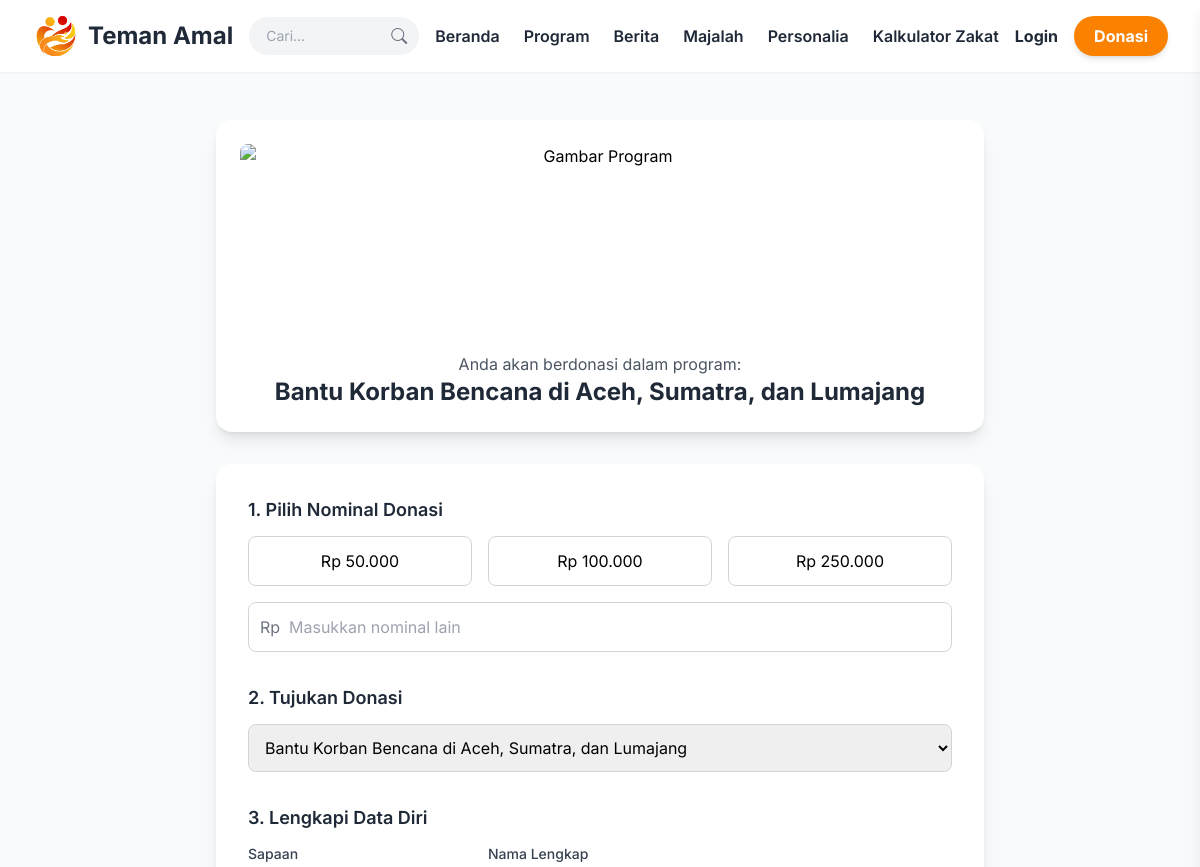
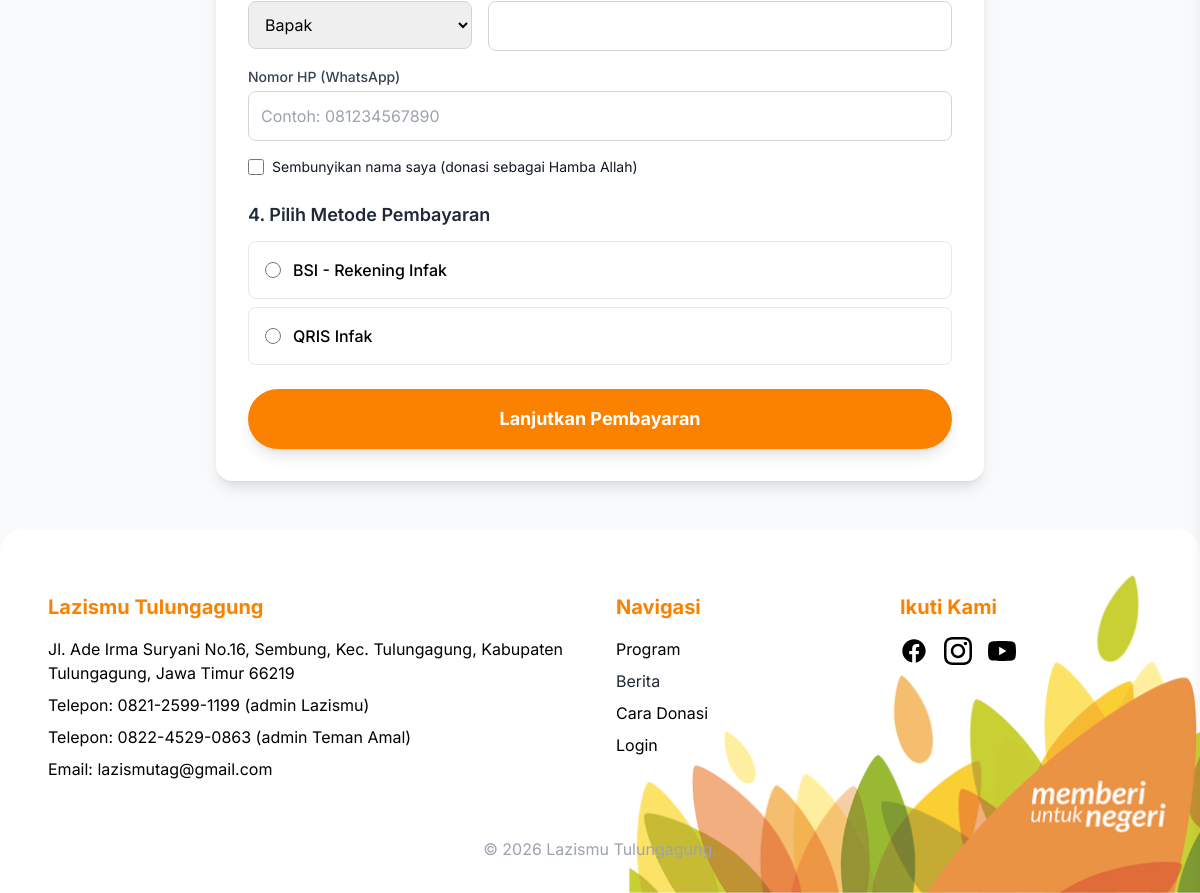
The app's page /donasi.php with its own data (2 pictures, top to bottom).
### tables this page shows
CREATE TABLE `metode_pembayaran` (
  `id` int(11) NOT NULL,
  `nama_metode` varchar(100) NOT NULL,
  `tipe` enum('Transfer Bank','QRIS') NOT NULL,
  `kategori` varchar(50) NOT NULL DEFAULT 'Umum',
  `detail_1` varchar(255) DEFAULT NULL COMMENT 'Nomor Rekening atau Nama QRIS',
  `detail_2` varchar(255) DEFAULT NULL COMMENT 'Atas Nama',
  `gambar` varchar(255) DEFAULT NULL COMMENT 'Nama file gambar QRIS',
  `status` enum('Aktif','Tidak Aktif') NOT NULL DEFAULT 'Aktif'
);

### donasi.php (the view, shortened to what this page needs)
<?php
require_once 'includes/config.php';
require_once 'includes/templates/header.php';
$result_program = $mysqli->query("SELECT id, nama_program, gambar, kategori FROM program ORDER BY nama_program ASC");
if ($result_program) {
    $result_program->data_seek(0);
}
$result_metode = $mysqli->query("SELECT id, nama_metode, tipe, kategori FROM metode_pembayaran WHERE status = 'Aktif'");
$metode_pembayaran = ['Zakat' => [], 'Infak' => [], 'Qurban' => [], 'Umum' => []];
if ($result_metode) {
    while($metode = $result_metode->fetch_assoc()) {
        $metode_pembayaran[$metode['kategori']][] = $metode;
    }
}
?>
<main class="container mx-auto my-12 px-6">
    <div class="max-w-3xl mx-auto">
        <div id="sapaan-program" class="bg-white p-6 rounded-2xl shadow-lg mb-8 text-center scroll-animate hidden">
            <img id="sapaan-gambar" src="" alt="Gambar Program" class="w-full h-48 object-cover rounded-lg mb-4">
            <p class="text-gray-600">Anda akan berdonasi dalam program:</p>
            <h2 id="sapaan-judul" class="text-2xl font-bold text-dark-text"></h2>
        </div>
        <div class="bg-white p-8 rounded-2xl shadow-lg scroll-animate">
            <form action="proses_donasi.php" method="POST" id="donation-form">
                <div class="mb-8">
                    <label class="block text-lg font-semibold text-dark-text mb-3">1. Pilih Nominal Donasi</label>
                    <div class="grid grid-cols-3 gap-4 mb-4">
                        <button type="button"
                            class="nominal-btn text-center py-3 px-2 border border-gray-300 rounded-lg hover:border-primary-orange hover:bg-orange-50 transition"
                            data-nominal="50000">Rp 50.000</button>
                        <button type="button"
                            class="nominal-btn text-center py-3 px-2 border border-gray-300 rounded-lg hover:border-primary-orange hover:bg-orange-50 transition"
                            data-nominal="100000">Rp 100.000</button>
                        <button type="button"
                            class="nominal-btn text-center py-3 px-2 border border-gray-300 rounded-lg hover:border-primary-orange hover:bg-orange-50 transition"
                            data-nominal="250000">Rp 250.000</button>
                    </div>
                    <div class="relative">
                        <span class="absolute inset-y-0 left-0 flex items-center pl-3 text-gray-500">Rp</span>
                        <input type="text" id="nominal_custom" name="nominal"
                            class="w-full pl-10 pr-4 py-3 border border-gray-300 rounded-lg focus:ring-primary-orange focus:border-primary-orange"
                            placeholder="Masukkan nominal lain" required>
                    </div>
                </div>
                <div class="mb-8">
                    <label for="id_program" class="block text-lg font-semibold text-dark-text mb-3">2. Tujukan Donasi</label>
                    <select id="id_program" name="id_program"
                        class="w-full p-3 border border-gray-300 rounded-lg focus:ring-primary-orange focus:border-primary-orange">
                        <?php if ($result_program && $result_program->num_rows > 0): ?>
                            <?php $is_first = true; ?>
                            <?php while($program = $result_program->fetch_assoc()): ?>
                            <option value="<?php echo $program['id']; ?>" <?php if ($is_first) { echo 'selected'; $is_first = false; } ?>>
                                <?php echo htmlspecialchars($program['nama_program']); ?>
                            </option>
                            <?php endwhile; ?>
                        <?php else: ?>
                            <option value="">Tidak ada program donasi yang tersedia</option>
                        <?php endif; ?>
                    </select>
                </div>
                <div class="mb-6">
                    <label class="block text-lg font-semibold text-dark-text mb-3">3. Lengkapi Data Diri</label>
                    <div class="space-y-4">
                        <div class="grid grid-cols-1 md:grid-cols-3 gap-4">
                            <div class="md:col-span-1">
                                <label for="sapaan" class="block text-sm font-medium text-gray-700">Sapaan</label>
                                <select id="sapaan" name="sapaan"
                                    class="mt-1 w-full p-3 border border-gray-300 rounded-lg focus:ring-primary-orange focus:border-primary-orange">
                                    <option>Bapak</option>
                                </select>
                            </div>
                            <div class="md:col-span-2">
                                <label for="nama_donatur" class="block text-sm font-medium text-gray-700">Nama
                                    Lengkap</label>
                                <input type="text" id="nama_donatur" name="nama_donatur"
                                    class="mt-1 w-full p-3 border border-gray-300 rounded-lg focus:ring-primary-orange focus:border-primary-orange"
                                    required>
                            </div>
                        </div>
                        <div>
                            <label for="kontak_donatur" class="block text-sm font-medium text-gray-700">Nomor HP
                                (WhatsApp)</label>
                            <input type="tel" id="kontak_donatur" name="kontak_donatur"
                                class="mt-1 w-full p-3 border border-gray-300 rounded-lg focus:ring-primary-orange focus:border-primary-orange"
                                required placeholder="Contoh: 081234567890">
                        </div>
                        <div class="flex items-center">
                            <input id="is_anonim" name="is_anonim" type="checkbox"
                                class="h-4 w-4 text-primary-orange border-gray-300 rounded focus:ring-primary-orange">
                            <label for="is_anonim" class="ml-2 block text-sm text-gray-900">Sembunyikan nama saya
                                (donasi sebagai Hamba Allah)</label>
                        </div>
                    </div>
                </div>
                <div class="mb-6">
                    <label class="block text-lg font-semibold text-dark-text mb-3">4. Pilih Metode Pembayaran</label>
                    <div id="metode-infaq" class="space-y-2">
                        <?php foreach (array_merge($metode_pembayaran['Infak'], $metode_pembayaran['Umum'], $metode_pembayaran['Qurban']) as $metode): ?>
                        <label
                            class="flex items-center p-4 border rounded-lg has-[:checked]:bg-orange-50 has-[:checked]:border-primary-orange"><input
                                type="radio" name="metode_pembayaran_id" value="<?php echo $metode['id']; ?>"
                                class="h-4 w-4 text-primary-orange"><span
                                class="ml-3 font-medium"><?php echo htmlspecialchars($metode['nama_metode']); ?></span></label>
                        <?php endforeach; ?>
                    </div>
                </div>
                <button type="submit"
                    class="w-full bg-primary-orange text-white text-lg font-bold py-4 rounded-full hover:bg-orange-600 transition duration-300 shadow-lg">
                    Lanjutkan Pembayaran
                </button>
            </form>
        </div>
    </div>
</main>
<?php
require_once 'includes/templates/footer.php';
?>

### includes/templates/header.php (style rules this page uses)
body { font-family: 'Inter', sans-serif; }

### records on screen
metode_pembayaran: nama_metode "BSI - Rekening Infak"
metode_pembayaran: nama_metode "QRIS Infak"

### other values on screen
form field id_program "Bantu Korban Bencana di Aceh, Sumatra, dan Lumajang"
